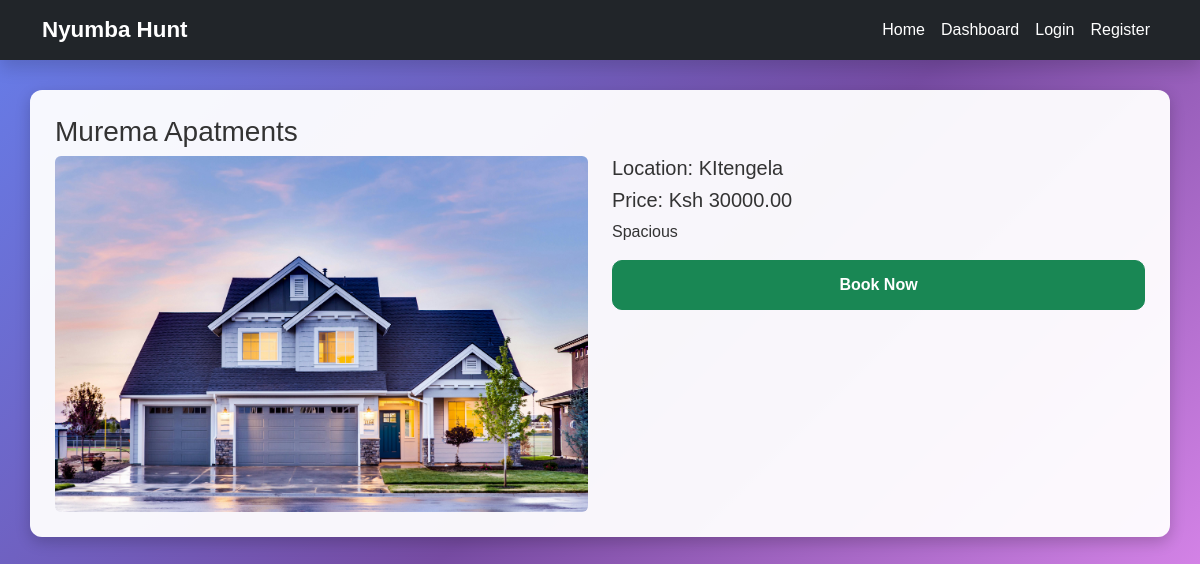
The page /house/12/ on the database its author committed.
### housesApp/models.py (models this page shows, shortened)
class House(models.Model):
    STATUS_VACANT = 'vacant'
    STATUS_OCCUPIED = 'occupied'
    STATUS_CHOICES = [
        (STATUS_VACANT, 'Vacant'),
        (STATUS_OCCUPIED, 'Occupied'),
    ]
    title = models.CharField(max_length=200)
    price = models.DecimalField(max_digits=10, decimal_places=2)
    location = models.CharField(max_length=200)
    description = models.TextField()
    image = models.ImageField(upload_to='house_images/')
    status = models.CharField(max_length=20, choices=STATUS_CHOICES, default=STATUS_VACANT)
    owner = models.ForeignKey(User, on_delete=models.CASCADE, related_name='houses', null=True, blank=True)

### housesApp/views.py (the view)
# urls.py: path('house/<int:pk>/', views.house_detail, name='house_detail'),
def house_detail(request, pk):
    house = get_object_or_404(House, pk=pk)
    context = {'house': house}
    return render(request, 'housesApp/houses_details.html', context)

### housesApp/templates/housesApp/houses_details.html
{% extends 'housesApp/base.html' %}
{% load static %}
{% block content %}
<h3>{{ house.title }}</h3>
<div class="row">
    <div class="col-md-6">
        {% if house.image %}
        <img src="{{ house.image.url }}" class="img-fluid rounded">
        {% endif %}
    </div>
    <div class="col-md-6">
        <h5>Location: {{ house.location }}</h5>
        <h5>Price: Ksh {{ house.price }}</h5>
        <p>{{ house.description }}</p>
        <a href="{% url 'housesApp:book_house' house.pk %}"
           class="btn btn-success w-100">Book Now</a>
    </div>
</div>
{% endblock %}

### housesApp/static/Css/style.css (style rules this page uses)
body { background: linear-gradient(135deg, #667eea 0%, #764ba2 50%, #f093fb 100%); background-size: cover; background-repeat: no-repeat; background-attachment: fixed; font-family: 'Poppins', sans-serif; min-height: 100vh; }
h2, h3, h5, p { color: #333; }
.content-box .btn { border-radius: 10px; padding: 12px; font-weight: 600; }

### rows shown on the page
House: title "Murema Apatments", image (picture), location "KItengela", price "30000.00", description "Spacious"
